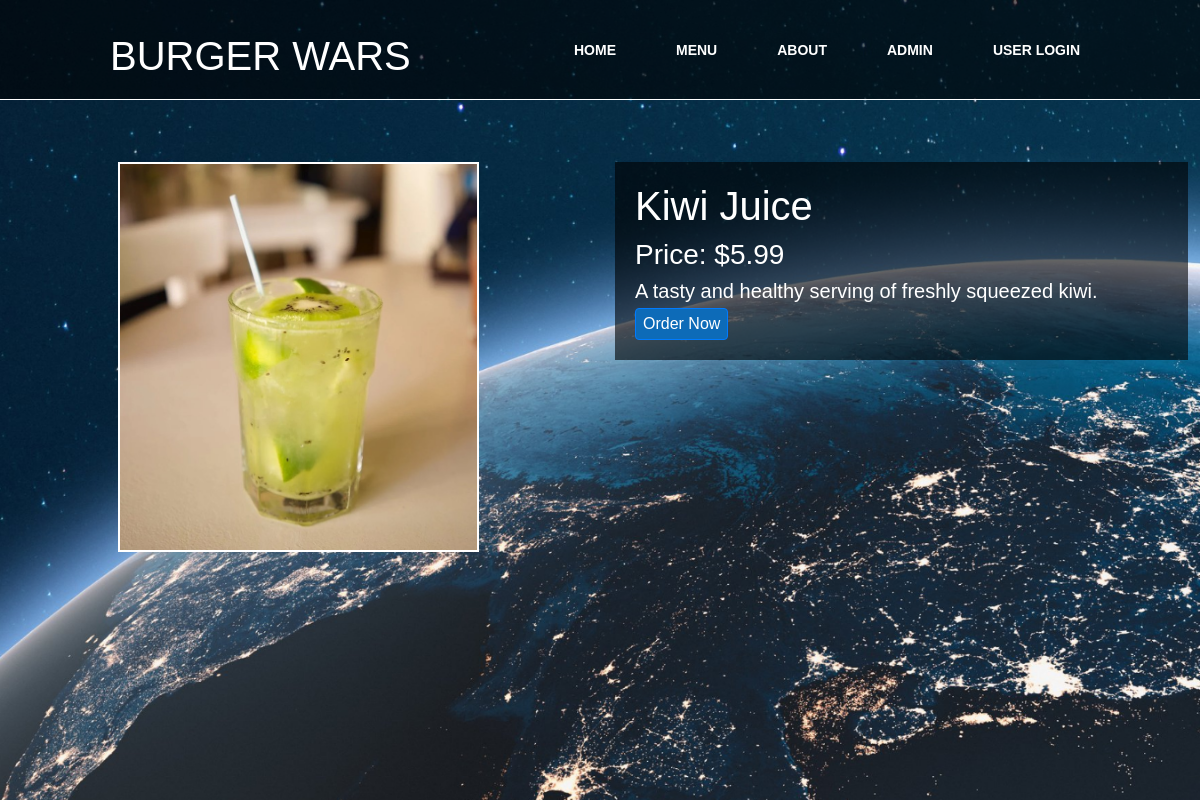
/itemdetails/7, run on the app's committed database.
### burgerwars/models.py (models this page shows, shortened)
class Product(models.Model):
    product_name = models.CharField(max_length=50)
    product_price = models.DecimalField(max_digits=10, decimal_places=2)
    product_description = models.TextField()
    product_image = models.ImageField(max_length=200)
    product_type = models.CharField(max_length=6)

### burgerwars/views.py (the view)
# urls.py: path('itemdetails/<int:pk>', views.itemdetails.as_view(), name='itemdetails'),
class itemdetails(generic.DetailView):
    model = Product

### burgerwars/templates/burgerwars/product_detail.html (shortened to what this page needs)
<!DOCTYPE html>
{% load static %}
<html lang="en">
<head>
    <link rel="stylesheet" href="https://cdn.jsdelivr.net/npm/bootstrap@4.5.3/dist/css/bootstrap.min.css">
    <link rel="stylesheet" href="../../static/css/style1.css" type="text/css">
    <link rel="stylesheet" href="{% static "css/style1.css" %}" type="text/css">
</head>
<body>
<nav class="about">
    <div class="logoa"><h1>Burger Wars </h1></div>
    <ul>
        <li><a href="{% url 'burgerwars:home' %}">Home</a></li>
        <li><a href="{% url 'burgerwars:bwmenucat' %}">Menu</a></li>
        <li><a href="{% url 'burgerwars:about' %}">About</a></li>
        <li><a href="/admin">Admin</a></li>
        <li><a href="#">User Login</a></li>
    </ul>
</nav>
<section class="fixed">
    <div class="row about-content" style="padding-top: 150px;">
        <div class="col-md-6 padding-left" style="max-height: 100%;">
            <img class="product-image" src="{% static "images/" %}{{ product.product_image }}">
        </div>
        <div class="col-md-6">
            <div class="about-text">
                <h1 class="white-text">{{ product.product_name }}</h1>
                <h3 class="white-text">Price: ${{ product.product_price }}</h3>
                <p class="content-text">
                    {{ product.product_description }}
                </p>
                <a href="{% url 'burgerwars:checkout' %}" class="btn btn-primary order-btn">Order Now</a>
            </div>
        </div>
    </div>
</section>
</body>
</html>

### burgerwars/static/css/style1.css (style rules this page uses)
body { margin: 0; padding: 0; font-family: Arial; line-height: 1px; }
nav { position: fixed; top:0; left:0; width:100%; height: 100px; padding: 10px 90px; box-sizing: border-box; background: rgba(0,0,0,0.6); border-bottom: 1px solid #fff; }
nav .logoa { padding: 22px 20px; height: 80px; float: left; font-size:24px; font-weight: bold; text-transform: uppercase; color:#fff; }
nav ul { list-style: none; float: right; margin: 0; padding: 0; display: flex; }
nav ul li a { line-height: 80px; color:#fff; padding: 12px 30px; text-decoration: none; font-size: 14px; font-weight: bold; text-transform: uppercase; }
section { width:100%; height: 100vh; background: url(backhomepage.png); background-size: cover; background-position: center; margin: 0 auto; padding: 1%; text-align: center; }
.white-text { color: #ffffff; }
.content-text { display: block; color: #ffffff; line-height: 22px; margin: 0; font-size: 20px; }
.about-content { text-align: left; }
.padding-left { padding-left: 10%; padding-right: 10%; }
.about-text { background-color: rgba(0, 0, 0, 0.6); padding: 20px; }
section.fixed { background-attachment: fixed; }
.order-btn { margin-top: 6px; background-color: #0d6bb8; padding: 3px 7px; transition: .3s; }
nav { -webkit-touch-callout: none; -webkit-user-select: none; -khtml-user-select: none; -moz-user-select: none; -ms-user-select: none; user-select: none; }
.product-image { max-width: 100%; min-width: 60%; text-align: center; border: 2px solid #ffffff; margin-left: auto; margin-right: auto; display: block; }

### data on the page
Product: product_image (picture), product_name "Kiwi Juice", product_price "5.99", product_description "A tasty and healthy serving of freshly squeezed kiwi."
